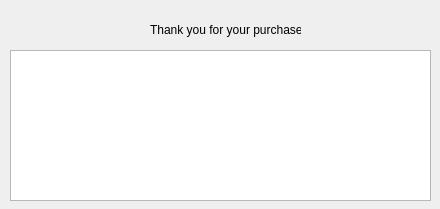
<?xml version="1.0" encoding="UTF-8"?>
<ui version="4.0">
 <class>DisplayTransaction</class>
 <widget class="QDialog" name="DisplayTransaction">
  <property name="geometry">
   <rect>
    <x>0</x>
    <y>0</y>
    <width>440</width>
    <height>209</height>
   </rect>
  </property>
  <property name="windowTitle">
   <string>Dialog</string>
  </property>
  <widget class="QTableWidget" name="TransactionTable">
   <property name="geometry">
    <rect>
     <x>10</x>
     <y>50</y>
     <width>421</width>
     <height>151</height>
    </rect>
   </property>
  </widget>
  <widget class="QLabel" name="label">
   <property name="geometry">
    <rect>
     <x>150</x>
     <y>20</y>
     <width>151</width>
     <height>20</height>
    </rect>
   </property>
   <property name="text">
    <string>Thank you for your purchase</string>
   </property>
  </widget>
 </widget>
 <resources/>
 <connections/>
</ui>
